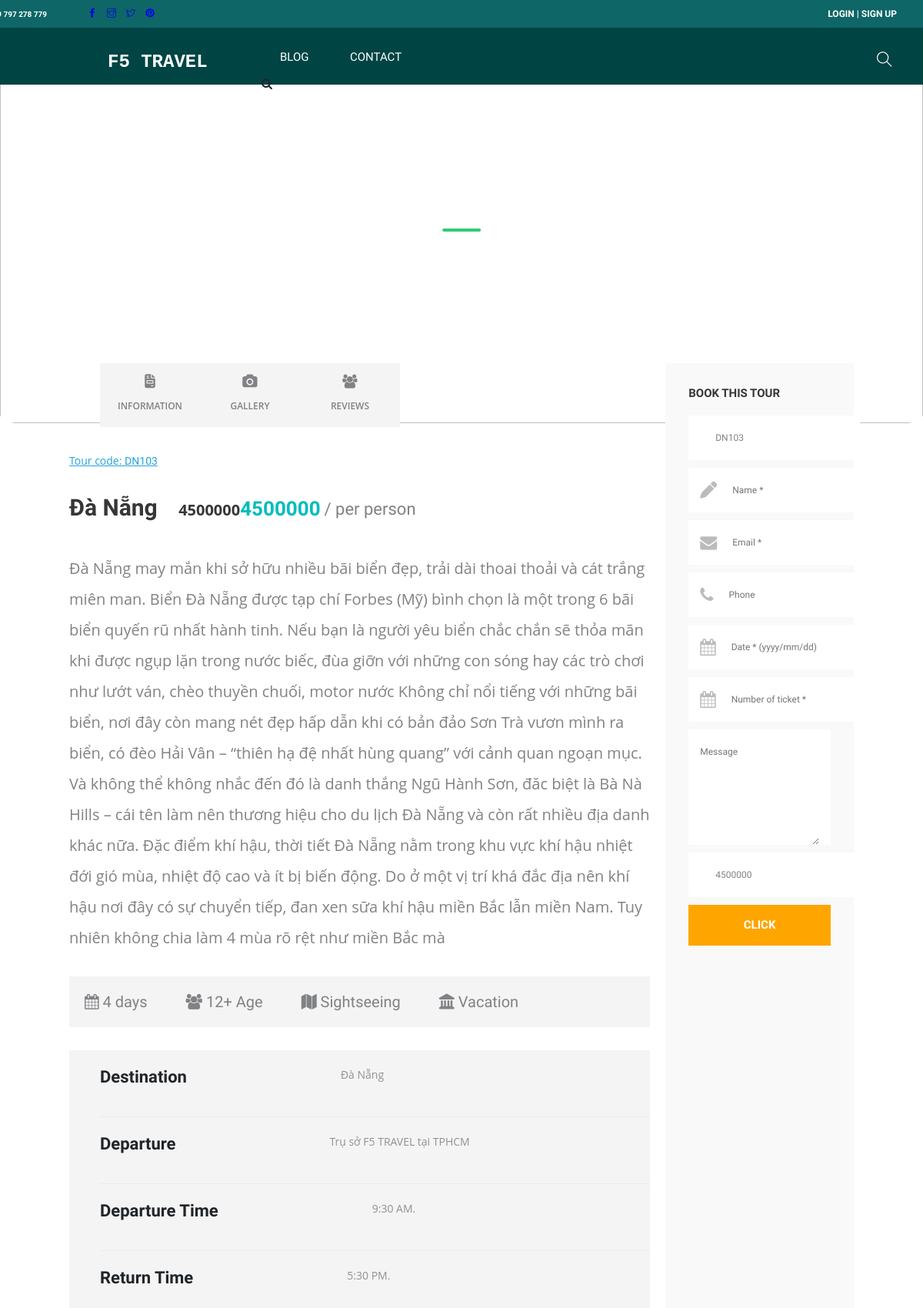
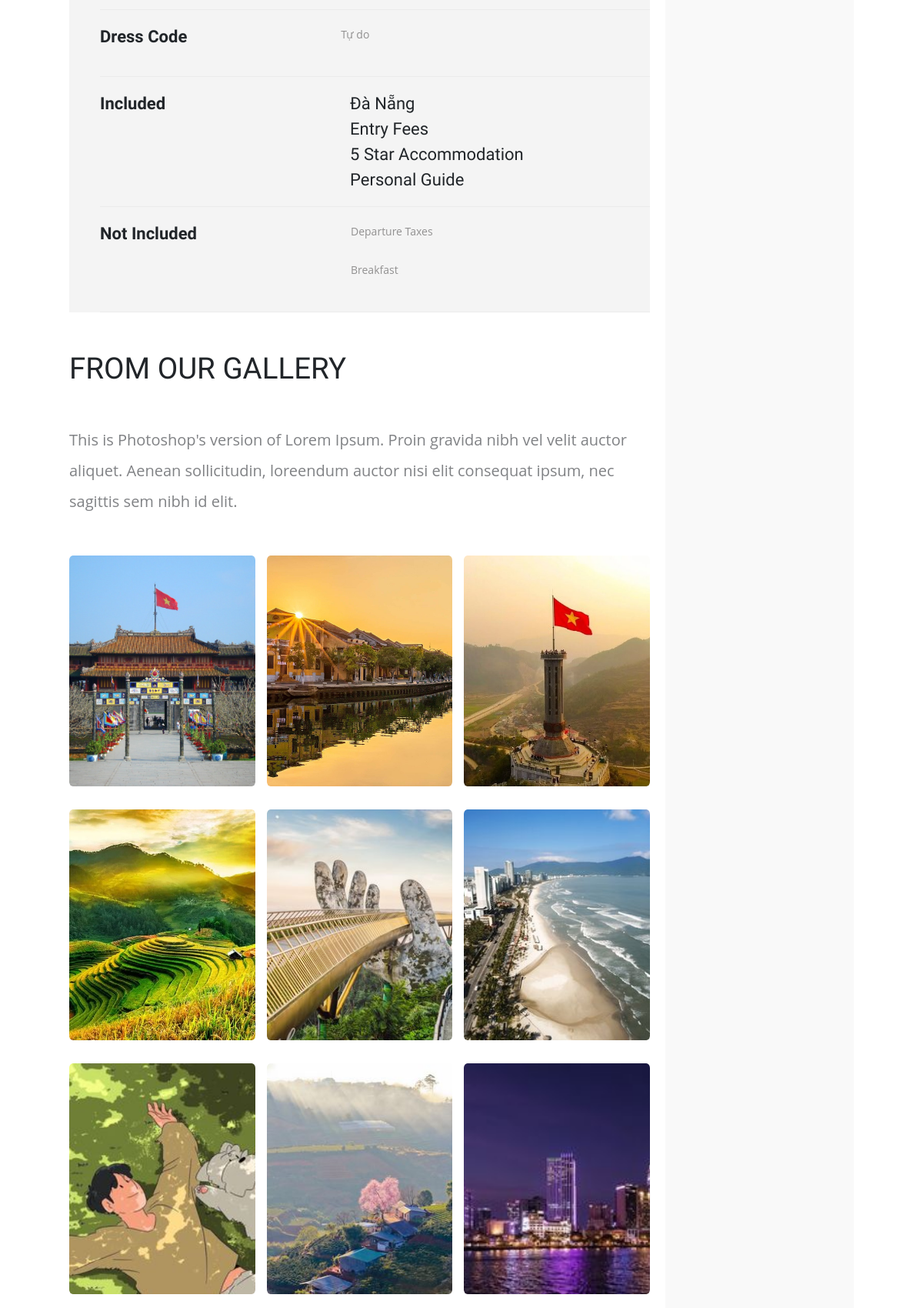
/project-TravelwithPHP/tourDetail.php?tid=DN103 (upper part), run on the app's committed database (2 pictures, top to bottom).
### tables this page shows
CREATE TABLE `tb_tourdulich` (
  `MaTour` varchar(10) NOT NULL,
  `DiaDiem` varchar(50) NOT NULL,
  `ChiTiet` varchar(1000) NOT NULL,
  `SoNgay` int(11) NOT NULL,
  `DoTuoi` int(11) NOT NULL,
  `TheLoai` varchar(50) NOT NULL,
  `GiaTien` float NOT NULL,
  `LinkAnh` varchar(1000) NOT NULL
);

### project-TravelwithPHP/db_helperforBOOKS.php (called while the page is built, shortened)
<?php
function getCon() {
    $sname= "localhost";
    $unmae= "root";
    $password = "";
    $db_name = "qlwebdulich";
    $conn = new mysqli($sname, $unmae, $password, $db_name);
    return $conn;
}
function getTour($tourId) {
    $conn = getCon();
    $tour = [];
    $sql = "SELECT * FROM tb_tourdulich where MaTour='".$tourId."'";
    $result = $conn->query($sql);
    if ($result->num_rows > 0) {
        $tour = $result->fetch_assoc();
    }
    return $tour;
}
?>

### project-TravelwithPHP/tourDetail.php (the view, shortened to what this page needs)
<?php
    include 'header.php';
    include 'db_helperforBOOKS.php';
    $tourId = $_GET['tid'];
    $tour = getTour($tourId);
?>
<div class="banner">
    <img src="https://gotravel.webtravel.vn/assets/image/tour-detail-banner.jpg">
    <div class="banner-txt"><h2>TOUR DETAIL</h2></div>
</div>
<div class="tour__detail">
    <div class="main__tour__detail">
        <div class="main__tour__detail__content">
            <div class="event__content">
                <div class="tab-container">
                    <ul class="tabs">
                        <a href="#information"><li class="list__tabs current" data-tab="date"><i class="fa fa-light fa-file-invoice"></i><p>INFORMATION</p></li></a>
                        <a href="#gallery"><li class="list__tabs" data-tab="nameAZ"><i class="fa fa-regular fa-camera"></i><p>GALLERY</p></li></a>
                        <a href="#review"><li class="list__tabs" data-tab="reviews"><i class="fa fa-light fa-users"></i><p>REVIEWS</p></li></a>
                    </ul>
                </div>
                <p id="tour-code">Tour code: <span name="MaTour" id="code"><?php echo $tour['MaTour']?></span></p>
                <div class="main__tab">
                    <div id="date" class="tab-content current">
                        <div class="main__tab__content">
                           <div class="title___information" id="information">
                                <h3><?php echo $tour['DiaDiem']?></h3>
                                <div class="price">
                                    <p><?php echo $tour['GiaTien']?><span><?php echo $tour['GiaTien']?></span></p>
                                    <span class="person">/ per person</span>
                                </div>
                           </div>
                           <p class="info__intro">
                                <?php echo $tour['ChiTiet']?>
                           </p>
                           <ul class="list__info__tour">
                                <li><i class="fa fa-calendar" aria-hidden="true"></i> <?php echo $tour['SoNgay']?> days</li>
                                <li><i class="fa fa-light fa-users"></i> <?php echo $tour['DoTuoi']?>+ Age</li>
                                <li><i class="fa fa-solid fa-map"></i> Sightseeing</li>
                                <li><i class="fa fa-sharp fa-regular fa-landmark"></i> <?php echo $tour['TheLoai']?></li>
                           </ul>
                           <ul class="list__info__destinations">
                                <li class="list__info">
                                    <strong>Destination</strong>
                                    <p><?php echo $tour['DiaDiem']?></p>
                                </li>
                                <li class="list__info">
                                    <strong>Departure</strong>
                                    <p>Trụ sở F5 TRAVEL tại TPHCM</p>
                                </li>
                                <li class="list__info">
                                    <strong>Departure Time</strong>
                                    <p> 9:30 AM.</p>
                                </li>
                                <li class="list__info">
                                    <strong>Return Time</strong>
                                    <p> 5:30 PM.</p>
                                </li>
                                <li class="list__info">
                                    <strong>Dress Code</strong>
                                    <p>Tự do</p>
                                </li>
                                <li class="list__info">
                                    <strong>Included</strong>
                                    <ul>
                                        <li><?php echo $tour['DiaDiem']?></li>
                                        <li>Entry Fees</li>
                                        <li>5 Star Accommodation</li>
                                        <li>Personal Guide</li>
                                    </ul>
                                </li>
                                <li class="list__info">
                                    <strong>Not Included</strong>
                                    <div class="not__include">
                                        <p>Departure Taxes</p>
                                        <p>Breakfast</p>
                                    </div>
                                </li>
                           </ul>
                           <div class="our__gallery" id="gallery">
                                <h3>FROM OUR GALLERY</h3>
                                <p>This is Photoshop's version of Lorem Ipsum. Proin gravida nibh vel velit auctor aliquet. Aenean sollicitudin, loreendum auctor nisi elit consequat ipsum, nec sagittis sem nibh id elit.</p>
                                <div class="main__our__gallery">
                                    <div class="list__gallery"><img src="assets/img/HUE.jpg"></div>
                                    <div class="list__gallery"><img src="assets/img/HA.jpg"></div>
                                    <div class="list__gallery"><img src="assets/img/HG.jpg"></div>
                                    <div class="list__gallery"><img src="assets/img/MCC.jpg"></div>
                                    <div class="list__gallery"><img src="assets/img/blog/golden-bridge.jpg"></div>
                                    <div class="list__gallery"><img src="assets/img/blog/da-nang.jpg"></div>
                                    <div class="list__gallery"><img src="assets/img/blog/haley.jpg"></div>
                                    <div class="list__gallery"><img src="assets/img/blog/da-lat.jpg"></div>
                                    <div class="list__gallery"><img src="assets/img/blog/hcmc.jpg"></div>
                                </div>
                           </div>
                        </div>
                    </div>
                </div>
            </div>
        </div>
        <div class="sidebar__book__tour">
            <h5>BOOK THIS TOUR</h5>
            <form action="dobooking.php" class="form-book-tour" method="post">
                <div class="row1">
                    <div class="col-12 list__form">
                        <input name="Tourid" type="text" placeholder="<?php echo $tourId ?>" value="<?php echo $tourId ?>"  readonly>
                    </div>
                    <div class="col-12 list__form">
                        <div class="icon__form">
                            <i class="fa fa-solid fa-pen"></i>
                        </div>
                        <input name="Name" type="text" placeholder="Name *">
                    </div>
                    <div class="col-12 list__form">
                        <div class="icon__form">
                            <i class="fa fa-solid fa-envelope"></i>
                        </div>
                        <input name="Email" type="text" placeholder="Email *">
                    </div>
                    <div class="col-12 list__form">
                        <div class="icon__form">
                            <i class="fa fa-solid fa-phone"></i>
                        </div>
                        <input name="Phone" type="text" placeholder="Phone">
                    </div>
                    <div class="col-12 list__form">
                        <div class="icon__form">
                            <i class="fa fa-regular fa-calendar"></i>
                        </div>
                        <input name="Date" type="text" placeholder="Date * (yyyy/mm/dd)">
                    </div>
                    <div class="col-12 list__form">
                        <div class="icon__form">
                            <i class="fa fa-regular fa-calendar"></i>
                        </div>
                        <input name="NumberoTicket" type="number" placeholder="Number of ticket *" min="1">
                    </div>
                    <div class="col-12 list__form">
                        <textarea name="Message" id="" cols="30" rows="3" placeholder="Message"></textarea>
                    </div>
                    <div class="col-12 list__form" >
                        <input name="Money" type="text" value = "<?php echo $tour['GiaTien'] ?>" readonly>
                    </div>
                </div>
                <div class="btn-book-tour">
                    <input type="submit" value="click" name="submit" onclick="clickonBook()">
                </div>
            </form>
        </div>
    </div>
</div>
<?php
    include 'footer.php';
?>

### data on the page
tb_tourdulich: MaTour "DN103", DiaDiem "Đà Nẵng", GiaTien "4500000", ChiTiet "Đà Nẵng may mắn khi sở hữu nhiều bãi biển đẹp, trải dài thoai thoải và cát trắng miên man. Biển Đà Nẵng được tạp chí Forbes (Mỹ) bình chọn là một trong 6 bãi biển quyến rũ nhất hành tinh. Nếu bạn là người yêu biển chắc chắn sẽ thỏa mãn khi được ngụp lặn trong nước biếc, đùa giỡn với những con sóng hay các trò chơi như lướt ván, chèo thuyền chuối, motor nước Không chỉ nổi tiếng với những bãi biển, nơi đây còn mang nét đẹp hấp dẫn khi có bản đảo Sơn Trà vươn mình ra biển, có đèo Hải Vân – “thiên hạ đệ nhất hùng quang” với cảnh quan ngoạn mục. Và không thể không nhắc đến đó là danh thắng Ngũ Hành Sơn, đăc biệt là Bà Nà Hills – cái tên làm nên thương hiệu cho du lịch Đà Nẵng và còn rất nhiều…", SoNgay "4", DoTuoi "12", TheLoai "Vacation", Money "4500000"
